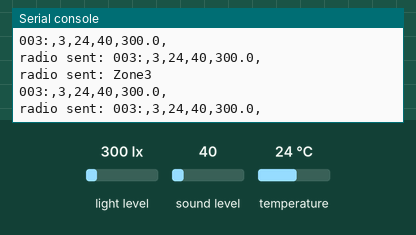
Bench run of a program on a simulated BBC micro:bit running MicroPython. On the bench: the last lines printed to the serial console. Inputs (shaded band) come from the test bench; at power-on: light level 300 lx, sound level 40, temperature 24 °C. Random numbers come from a fixed seed; no radio messages arrive unless stated (any console line starting 'radio sent:' is added by the test bench).

Above: at 1.2 s.
1.3 s: light level set to 40 lx
At 1.97 s:
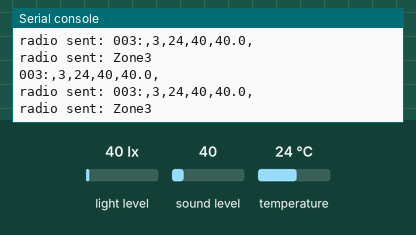
2.8 s: sound level set to 5
At 2.92 s:
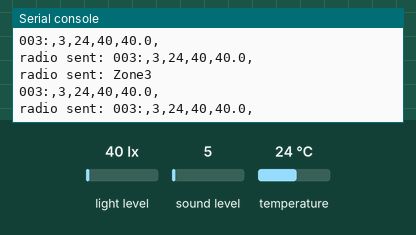
4.3 s: temperature set to 12 °C
At 4.35 s:
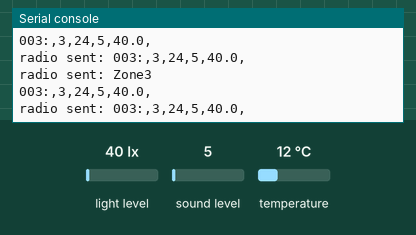

The program:

newZone.py
```python
# ZONE 1
from opt3001 import *
from microbit import *
import radio
import random

opt = opt3001()
radio.on()

zoneID = 3
temp = 0
noise = 0
light = 0.0

while True:
    radio.config(channel = 10, power = 7)
    temp = temperature()
    noise = microphone.sound_level()
    light = opt.read_lux_float()
    radio.send('Zone3')
    radio.config(channel = 31, power = 7)
    print("003:," + str(zoneID) + "," + str(temp) + "," + str(noise) + "," + str(light) + ",")
    radio.send("003:," + str(zoneID) + "," + str(temp) + "," + str(noise) + "," + str(light) + ",")
    sleep(random.randint(50, 150))


# first all zones had equal sleep time. However, this led pings interfere each other
# and prevent some zone pings to reach the user microbit
```

opt3001.py
```python
import microbit
import math


I2C_LS_REG_RESULT = 0x00
I2C_LS_REG_CONFIG = 0x01
I2C_LS_REG_LOWLIMIT = 0x02
I2C_LS_REG_HIGHLIMIT = 0x03
I2C_LS_REG_MANUFACTURERID = 0x7E
I2C_LS_REG_DEVICEID = 0x7F

# Configdata for Register "Configuration"
I2C_LS_CONFIG_DEFAULT = 0xc810

# Configdata for Register "Configuration"
I2C_LS_CONFIG_CONT_FULL_800MS = 0xcc10
#----------------------------------

def _read_16bit(address, reg):
    microbit.i2c.write(address, bytes([reg]),repeat=True)
    values = microbit.i2c.read(address,2)
    data = (values[0] << 8) | values[1]
    return data

def _write_16bit(address, reg, data):
    d1= (data >> 8)
    d0= data & 0xFF
    microbit.i2c.write(address, bytes([reg,d1,d0]))


class opt3001:
    def __init__(self, address = 0x44):

        self.addr = address
        _write_16bit(self.addr,I2C_LS_REG_CONFIG,I2C_LS_CONFIG_CONT_FULL_800MS)

    def read_manufacture_id(self):

        return _read_16bit(self.addr, I2C_LS_REG_MANUFACTURERID)

    def read_device_id(self):
        return _read_16bit(self.addr, I2C_LS_REG_DEVICEID)

    def read_lux_fixpoint(self):

        # Register Value
        req_value = _read_16bit(self.addr,I2C_LS_REG_RESULT)
        # Convert to LUX
        mantisse = req_value & 0x0fff
        exponent = (req_value & 0xf000) >> 12

        return 2**exponent * mantisse  # mantisse << exponent;

    def read_lux_float(self):

        # Register Value
        req_value = _read_16bit(self.addr,I2C_LS_REG_RESULT)

        # Convert to LUX
        mantisse = req_value & 0x0fff
        exponent = (req_value & 0xf000) >> 12

        return 2**exponent * mantisse * 0.01  # mantisse << exponent * 0.01;
```

Measured:
- after the input at 1.3 s, the serial console: prints a new line after 0.14 s (image 1)
